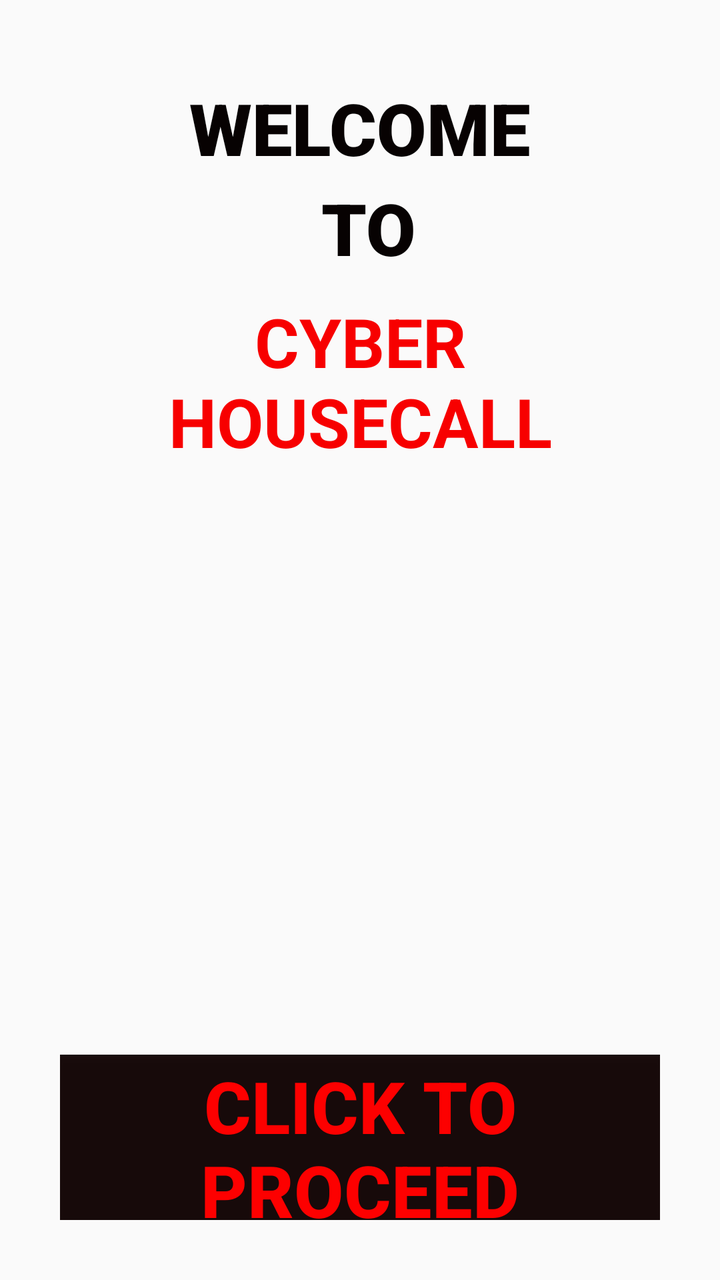
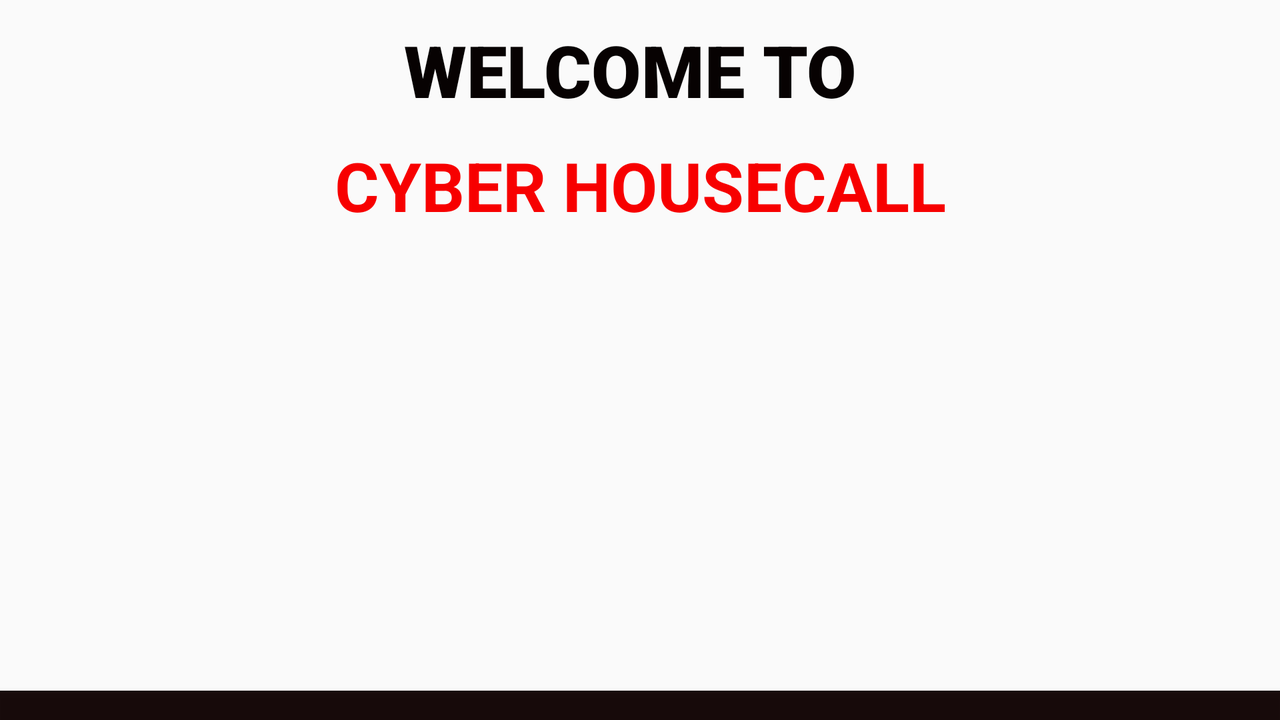

The same Android screen from two of the app's own layout files: first res/layout/ as a phone draws it, then the repository's variant for another configuration, drawn on a device whose configuration selects that folder. Both files follow.
<!-- AndroidManifest.xml: application theme AppTheme -->
<!-- res/layout/activity_splash.xml -->
<?xml version="1.0" encoding="utf-8"?>
<LinearLayout xmlns:android="http://schemas.android.com/apk/res/android"
    xmlns:app="http://schemas.android.com/apk/res-auto"
    xmlns:tools="http://schemas.android.com/tools"
    android:layout_width="match_parent"
    android:layout_height="match_parent"
    android:orientation="vertical"
    android:padding="30dp">

    <TextView
        android:id="@+id/Welcome"
        android:layout_width="wrap_content"
        android:layout_height="118dp"
        android:layout_gravity="center"
        android:gravity="center"
        android:lineSpacingExtra="8sp"
        android:text="Welcome\n to "
        android:textAllCaps="true"
        android:textColor="#FD050000"
        android:textSize="36sp"
        android:textStyle="bold"
        app:fontFamily="sans-serif-black" />

    <TextView
        android:id="@+id/textView5"
        android:layout_width="match_parent"
        android:layout_height="wrap_content"
        android:gravity="center|center_horizontal"
        android:text="CYBER HOUSECALL"
        android:textColor="#F70000"
        android:textSize="34sp"
        android:textStyle="bold" />

    <TextView
        android:id="@+id/textView4"
        android:layout_width="match_parent"
        android:layout_height="wrap_content" />

    <ImageView
        android:id="@+id/imageView2"
        android:layout_width="wrap_content"
        android:layout_height="275dp"
        app:srcCompat="@drawable/pic1" />

    <Button
        android:id="@+id/proceedbtn1"
        android:layout_width="match_parent"
        android:layout_height="93dp"
        android:background="#F20E0000"
        android:gravity="clip_horizontal|center|center_vertical"
        android:text="Click to Proceed"
        android:textColor="#FD0000"
        android:textSize="36sp"
        android:textStyle="bold" />


</LinearLayout>
<!-- resources referenced by this layout -->
<resources>
  <style name="AppTheme" parent="Theme.AppCompat.Light.DarkActionBar">
          
          <item name="colorPrimary">@color/colorPrimary</item>
          <item name="colorPrimaryDark">@color/colorPrimaryDark</item>
          <item name="colorAccent">@color/colorAccent</item>
      </style>
</resources>
<!-- res/layout-land/activity_splash.xml (the repository's variant of the layout above) -->
<!-- drawn on the phone turned sideways -->
<?xml version="1.0" encoding="utf-8"?>
<LinearLayout xmlns:android="http://schemas.android.com/apk/res/android"
    xmlns:app="http://schemas.android.com/apk/res-auto"
    xmlns:tools="http://schemas.android.com/tools"
    android:layout_width="match_parent"
    android:layout_height="match_parent"
    android:orientation="vertical">

    <TextView
        android:id="@+id/Welcome"
        android:layout_width="wrap_content"
        android:layout_height="70dp"
        android:layout_gravity="center"
        android:gravity="center"
        android:lineSpacingExtra="8sp"
        android:text="Welcome to "
        android:textAllCaps="true"
        android:textColor="#FD050000"
        android:textSize="36sp"
        android:textStyle="bold"
        app:fontFamily="sans-serif-black"
        />

    <TextView
        android:id="@+id/textView5"
        android:layout_width="match_parent"
        android:layout_height="wrap_content"
        android:gravity="center|center_horizontal"
        android:text="CYBER HOUSECALL"
        android:textColor="#F70000"
        android:textSize="34sp"
        android:textStyle="bold" />

    <ImageView
        android:id="@+id/imageView2"
        android:layout_width="match_parent"
        android:layout_height="230dp"
        app:srcCompat="@drawable/pic1"
        />

    <Button
        android:id="@+id/proceedbtn1"
        android:layout_width="match_parent"
        android:layout_height="60dp"
        android:background="#F20E0000"
        android:gravity="clip_horizontal|center|center_vertical"
        android:text="Click to Proceed"
        android:textColor="#FD0000"
        android:textSize="36sp"
        android:textStyle="bold"
        />


</LinearLayout>
